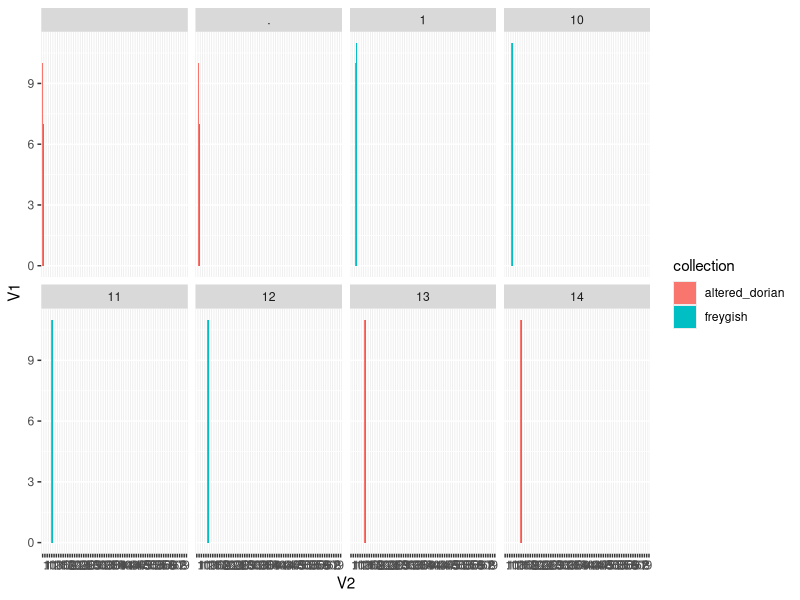
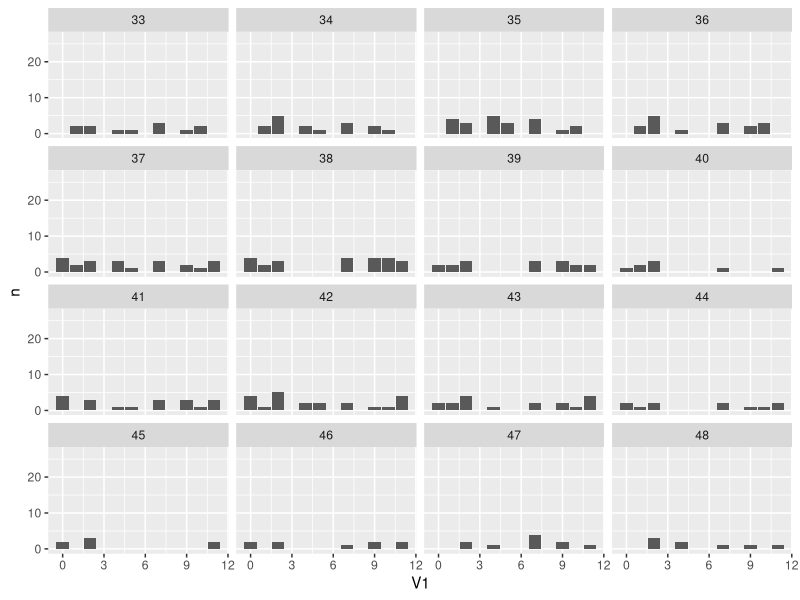
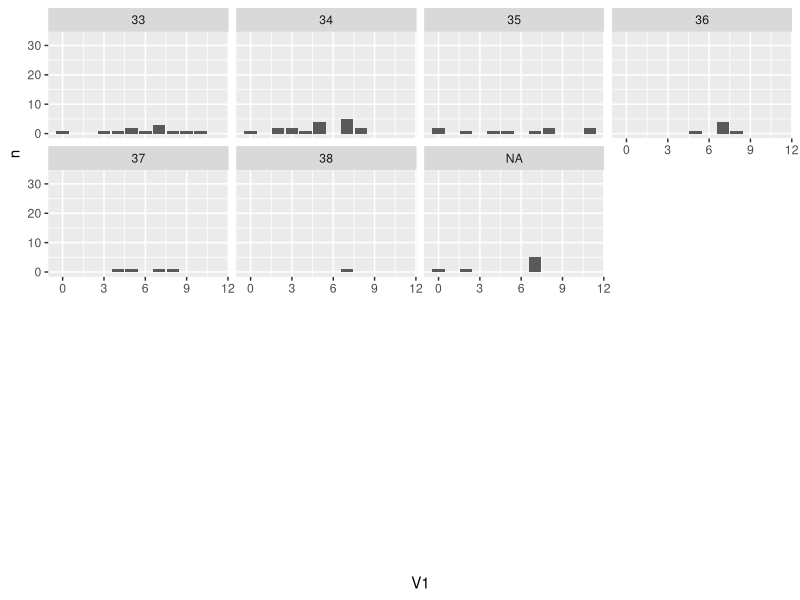
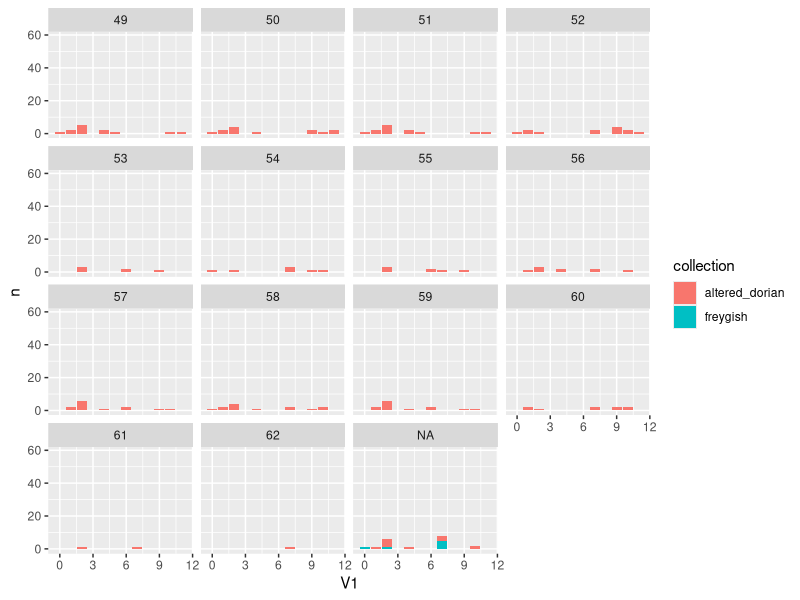
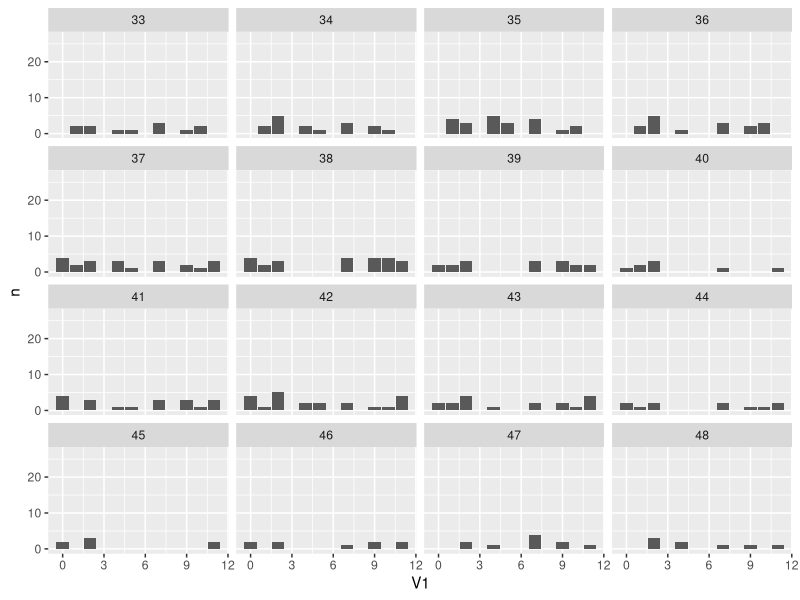
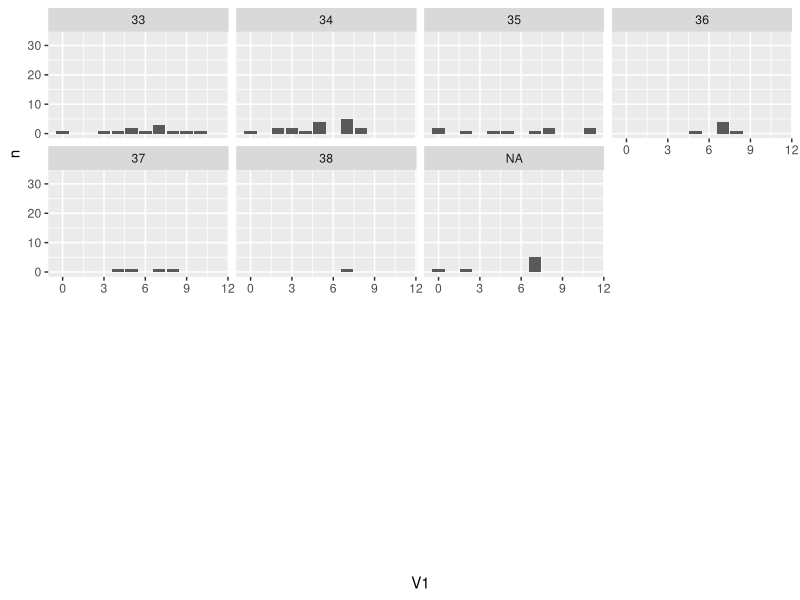
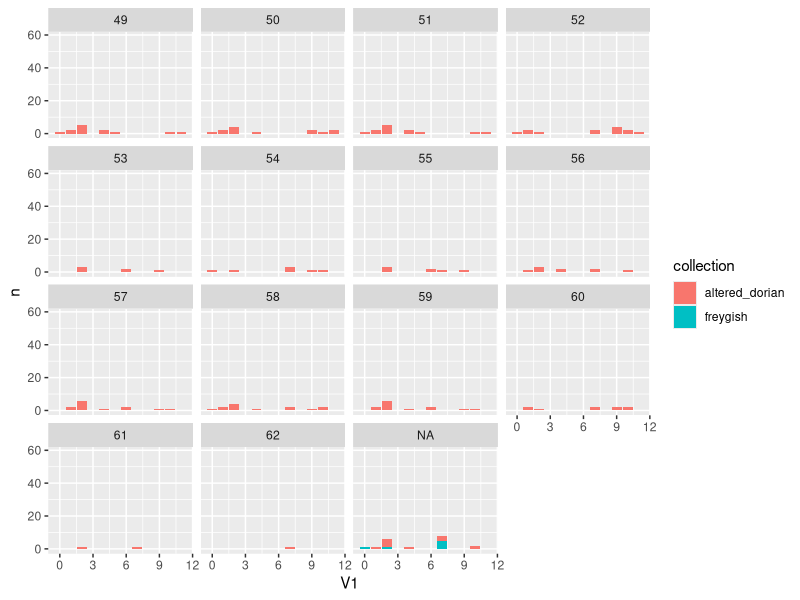

The R source for these figures, in order:
setwd("~/gitcloud/corpora/malin_klezmer/")
library(tidyverse)
library(ggforce)

altered_dorian <- read.csv("altered_dorian_pitches.csv", sep = "\t", header = F)
altered_dorian$collection <- "altered_dorian"
altered_dorian$measure <- as.numeric(as.character(altered_dorian$V2))
freygish <- read.csv("freygish_pitches.csv", sep = "\t", header = F)
freygish$collection <- "freygish"
freygish$measure <- as.numeric(as.character(freygish$V2))
completedata <- rbind(altered_dorian, freygish)
completedata2 <- arrange(transform(completedata))

ggplot(completedata2, aes(x=V2, y=V1, fill=collection)) +
  geom_bar(stat="identity", position=position_dodge()) +
  facet_wrap_paginate(~ V2, ncol=4, nrow = 2, page=1)

altered_dorian_data <- altered_dorian %>%
  group_by(measure) %>%
  count(V1)


ggplot(altered_dorian_data,
       aes(x=V1, y=n)) +
       geom_bar(stat = "identity") +
       facet_wrap_paginate(~ measure, ncol=4, nrow = 4, page=3)

ggsave("alt_dom_33-48.png")

freygish_data <- freygish %>%
  group_by(measure) %>%
  count(V1)


ggplot(freygish_data,
       aes(x=V1, y=n)) +
  geom_bar(stat = "identity") +
  facet_wrap_paginate(~ measure, ncol=4, nrow = 4, page=3)

ggsave("freygish_33-end.pdf")

complete_data <- completedata %>%
  group_by(measure, collection) %>%
  count(V1)

ggplot(complete_data,
       aes(x=V1, y=n, fill=collection)) +
  geom_bar(stat = "identity") +
  facet_wrap_paginate(~ measure, ncol=4, nrow = 4, page=4)

ggsave("combined_49-end.png")

